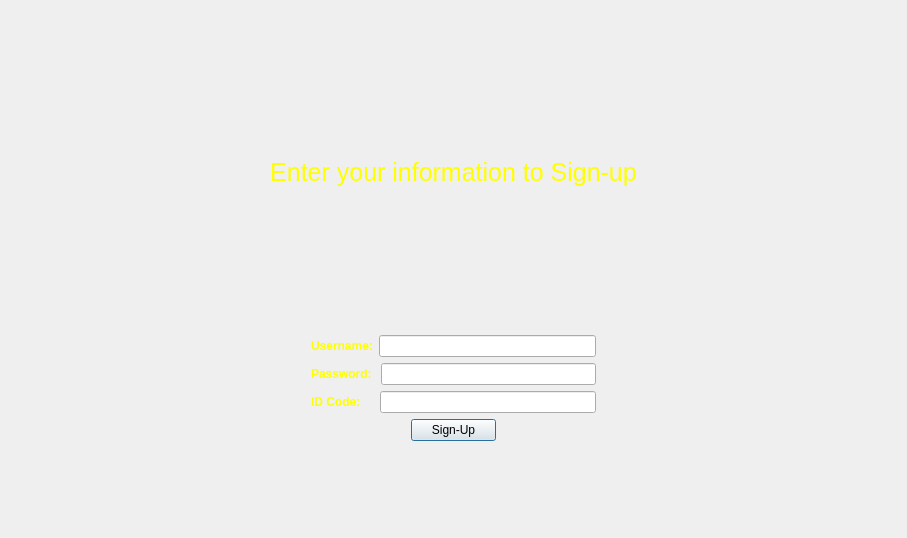
<?xml version="1.0" encoding="UTF-8"?>
<ui version="4.0">
 <class>SignUpPage</class>
 <widget class="QDialog" name="SignUpPage">
  <property name="geometry">
   <rect>
    <x>0</x>
    <y>0</y>
    <width>907</width>
    <height>538</height>
   </rect>
  </property>
  <property name="windowTitle">
   <string>Dialog</string>
  </property>
  <property name="styleSheet">
   <string notr="true">QDialog{
background-image: url(:/img/curtains.png);
}
QLabel{
color:yellow;

}</string>
  </property>
  <layout class="QVBoxLayout" name="verticalLayout">
   <item>
    <spacer name="verticalSpacer_2">
     <property name="orientation">
      <enum>Qt::Vertical</enum>
     </property>
     <property name="sizeType">
      <enum>QSizePolicy::Fixed</enum>
     </property>
     <property name="sizeHint" stdset="0">
      <size>
       <width>20</width>
       <height>120</height>
      </size>
     </property>
    </spacer>
   </item>
   <item>
    <widget class="QLabel" name="label_4">
     <property name="font">
      <font>
       <pointsize>-1</pointsize>
       <italic>false</italic>
       <bold>false</bold>
      </font>
     </property>
     <property name="styleSheet">
      <string notr="true">font:25px;
</string>
     </property>
     <property name="text">
      <string>&lt;center&gt;Enter your information to Sign-up</string>
     </property>
    </widget>
   </item>
   <item>
    <spacer name="verticalSpacer">
     <property name="orientation">
      <enum>Qt::Vertical</enum>
     </property>
     <property name="sizeType">
      <enum>QSizePolicy::Fixed</enum>
     </property>
     <property name="sizeHint" stdset="0">
      <size>
       <width>20</width>
       <height>115</height>
      </size>
     </property>
    </spacer>
   </item>
   <item>
    <layout class="QHBoxLayout" name="horizontalLayout">
     <item>
      <spacer name="horizontalSpacer">
       <property name="orientation">
        <enum>Qt::Horizontal</enum>
       </property>
       <property name="sizeType">
        <enum>QSizePolicy::Fixed</enum>
       </property>
       <property name="sizeHint" stdset="0">
        <size>
         <width>300</width>
         <height>20</height>
        </size>
       </property>
      </spacer>
     </item>
     <item>
      <widget class="QLabel" name="label">
       <property name="font">
        <font>
         <bold>true</bold>
        </font>
       </property>
       <property name="text">
        <string>Username:</string>
       </property>
      </widget>
     </item>
     <item>
      <widget class="QLineEdit" name="username"/>
     </item>
     <item>
      <spacer name="horizontalSpacer_5">
       <property name="orientation">
        <enum>Qt::Horizontal</enum>
       </property>
       <property name="sizeType">
        <enum>QSizePolicy::Fixed</enum>
       </property>
       <property name="sizeHint" stdset="0">
        <size>
         <width>300</width>
         <height>20</height>
        </size>
       </property>
      </spacer>
     </item>
    </layout>
   </item>
   <item>
    <layout class="QHBoxLayout" name="horizontalLayout_2">
     <item>
      <spacer name="horizontalSpacer_2">
       <property name="orientation">
        <enum>Qt::Horizontal</enum>
       </property>
       <property name="sizeType">
        <enum>QSizePolicy::Fixed</enum>
       </property>
       <property name="sizeHint" stdset="0">
        <size>
         <width>300</width>
         <height>20</height>
        </size>
       </property>
      </spacer>
     </item>
     <item>
      <widget class="QLabel" name="label_2">
       <property name="font">
        <font>
         <bold>true</bold>
        </font>
       </property>
       <property name="text">
        <string>Password: </string>
       </property>
      </widget>
     </item>
     <item>
      <widget class="QLineEdit" name="password">
       <property name="echoMode">
        <enum>QLineEdit::Password</enum>
       </property>
      </widget>
     </item>
     <item>
      <spacer name="horizontalSpacer_6">
       <property name="orientation">
        <enum>Qt::Horizontal</enum>
       </property>
       <property name="sizeType">
        <enum>QSizePolicy::Fixed</enum>
       </property>
       <property name="sizeHint" stdset="0">
        <size>
         <width>300</width>
         <height>20</height>
        </size>
       </property>
      </spacer>
     </item>
    </layout>
   </item>
   <item>
    <layout class="QHBoxLayout" name="horizontalLayout_3">
     <item>
      <spacer name="horizontalSpacer_3">
       <property name="orientation">
        <enum>Qt::Horizontal</enum>
       </property>
       <property name="sizeType">
        <enum>QSizePolicy::Fixed</enum>
       </property>
       <property name="sizeHint" stdset="0">
        <size>
         <width>300</width>
         <height>20</height>
        </size>
       </property>
      </spacer>
     </item>
     <item>
      <widget class="QLabel" name="label_3">
       <property name="font">
        <font>
         <bold>true</bold>
        </font>
       </property>
       <property name="text">
        <string>ID Code:    </string>
       </property>
      </widget>
     </item>
     <item>
      <widget class="QLineEdit" name="idcode"/>
     </item>
     <item>
      <spacer name="horizontalSpacer_7">
       <property name="orientation">
        <enum>Qt::Horizontal</enum>
       </property>
       <property name="sizeType">
        <enum>QSizePolicy::Fixed</enum>
       </property>
       <property name="sizeHint" stdset="0">
        <size>
         <width>300</width>
         <height>20</height>
        </size>
       </property>
      </spacer>
     </item>
    </layout>
   </item>
   <item>
    <layout class="QHBoxLayout" name="horizontalLayout_4">
     <item>
      <spacer name="horizontalSpacer_4">
       <property name="orientation">
        <enum>Qt::Horizontal</enum>
       </property>
       <property name="sizeType">
        <enum>QSizePolicy::Fixed</enum>
       </property>
       <property name="sizeHint" stdset="0">
        <size>
         <width>400</width>
         <height>20</height>
        </size>
       </property>
      </spacer>
     </item>
     <item>
      <widget class="QPushButton" name="signup">
       <property name="text">
        <string>Sign-Up</string>
       </property>
      </widget>
     </item>
     <item>
      <spacer name="horizontalSpacer_8">
       <property name="orientation">
        <enum>Qt::Horizontal</enum>
       </property>
       <property name="sizeType">
        <enum>QSizePolicy::Fixed</enum>
       </property>
       <property name="sizeHint" stdset="0">
        <size>
         <width>400</width>
         <height>20</height>
        </size>
       </property>
      </spacer>
     </item>
    </layout>
   </item>
   <item>
    <spacer name="verticalSpacer_3">
     <property name="orientation">
      <enum>Qt::Vertical</enum>
     </property>
     <property name="sizeType">
      <enum>QSizePolicy::Fixed</enum>
     </property>
     <property name="sizeHint" stdset="0">
      <size>
       <width>20</width>
       <height>86</height>
      </size>
     </property>
    </spacer>
   </item>
  </layout>
 </widget>
 <resources/>
 <connections/>
</ui>
